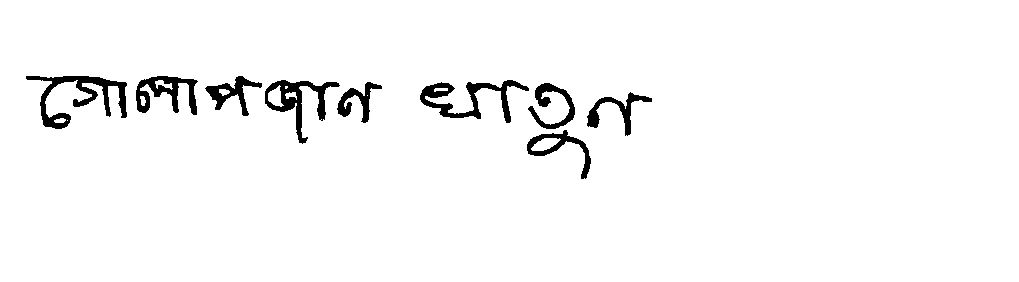
#> input picture dataset/samples/person_A_sig1.png, 1019 x 282 px
$ python fetch_samples.py   (older library calls are emulated)
#> lines starting #> are read from the running program, lines starting #| are printed output that depends on the picture; after the words box and inside, x2 and y2 are one past the last pixel; in counts of white or black regions, pixels touching at a corner belong together
### core/database.py
import sqlite3
import numpy as np
import json
import logging
from datetime import datetime
from pathlib import Path
from typing import List, Dict, Any, Optional

from config import DATABASE_PATH

logger = logging.getLogger("SpecimenDatabase")

class SpecimenDatabase:
    """
    Local SQLite Database managing customer signature enrollment profiles,
    256-D neural embeddings, and verification audit trails.
    """

    def __init__(self, db_path: Path = DATABASE_PATH):
        self.db_path = Path(db_path)
        self.db_path.parent.mkdir(parents=True, exist_ok=True)
        self._init_db()

    def _get_connection(self) -> sqlite3.Connection:
        conn = sqlite3.connect(str(self.db_path))
        conn.row_factory = sqlite3.Row
        return conn

    def _init_db(self):
        with self._get_connection() as conn:
            cursor = conn.cursor()

            # Customers Table
            cursor.execute("""
                CREATE TABLE IF NOT EXISTS customers (
                    customer_id TEXT PRIMARY KEY,
                    full_name TEXT NOT NULL,
                    account_number TEXT,
                    document_type TEXT,
                    created_at TIMESTAMP DEFAULT CURRENT_TIMESTAMP
                )
            """)

            # Signature Specimens Table
            cursor.execute("""
                CREATE TABLE IF NOT EXISTS specimens (
                    id INTEGER PRIMARY KEY AUTOINCREMENT,
                    customer_id TEXT NOT NULL,
                    specimen_index INTEGER NOT NULL,
                    image_base64 TEXT NOT NULL,
                    embedding_bytes BLOB NOT NULL,
                    created_at TIMESTAMP DEFAULT CURRENT_TIMESTAMP,
                    FOREIGN KEY (customer_id) REFERENCES customers(customer_id)
                )
            """)

            # Verification Audit Log Table
            cursor.execute("""
                CREATE TABLE IF NOT EXISTS audit_logs (
                    id INTEGER PRIMARY KEY AUTOINCREMENT,
                    customer_id TEXT,
                    document_type TEXT,
                    verdict TEXT NOT NULL,
                    is_match INTEGER NOT NULL,
                    similarity_percentage REAL NOT NULL,
                    distance REAL NOT NULL,
                    timestamp TIMESTAMP DEFAULT CURRENT_TIMESTAMP
                )
            """)
            conn.commit()

    # [117 lines left out: functions enroll_customer, add_specimen, get_customer_specimens, list_customers, log_verification, get_recent_audits, not called in this run]

### core/verifier.py
import torch
import torch.nn as nn
import torchvision.models as models
import torchvision.transforms as T
import cv2
import numpy as np
import logging
import time
from PIL import Image
from typing import List, Dict, Any, Union, Tuple
from pathlib import Path

from config import (
    VERIFIER_INPUT_SIZE,
    DEVICE
)
from core.preprocessor import SignaturePreprocessor, decode_image, encode_image_base64

logger = logging.getLogger("SignatureVerifier")

class SignatureVerifier:
    """
    Enterprise Offline Signature Verification Engine.
    Employs Deep Skeleton-Manifold Metric Learning:
      1. Isolates handwritten strokes and applies Zhang-Suen morphological skeletonization,
         neutralizing stroke-thickness variations between fine ballpoint, gel pen, marker, and stylus.
      2. Extracts invariant 512-dimensional deep topological feature vectors via ResNet18 backbone.
      3. Evaluates cosine similarity against multi-specimen customer clusters.
    """

    def __init__(self):
        self.device = torch.device(DEVICE)
        self.preprocessor = SignaturePreprocessor(target_size=VERIFIER_INPUT_SIZE)

        logger.info("Initializing Enterprise Signature Verifier Backbone (ResNet18)...")
        backbone = models.resnet18(weights=models.ResNet18_Weights.DEFAULT)
        backbone.fc = nn.Identity()
        self.backbone = backbone.to(self.device)
        self.backbone.eval()

        self.transform = T.Compose([
            T.Resize((224, 224)),
            T.ToTensor(),
            T.Normalize(mean=[0.485, 0.456, 0.406], std=[0.229, 0.224, 0.225])
        ])
        logger.info("Enterprise Signature Verifier loaded successfully.")

    # [175 lines left out: functions _extract_kinematic_descriptors, extract_embedding, compare_embeddings, verify_pair, verify_against_specimens, _classify_verdict, not called in this run]

### dataset/fetch_samples.py
import os
import sys
from pathlib import Path

# Add project root to sys.path
sys.path.insert(0, str(Path(__file__).resolve().parent.parent))

import cv2
import numpy as np
import json
import logging
from huggingface_hub import hf_hub_download

from config import SAMPLES_DIR, BASE_DIR
from core.database import SpecimenDatabase
from core.verifier import SignatureVerifier
from core.preprocessor import encode_image_base64

logging.basicConfig(level=logging.INFO, format="%(asctime)s [%(levelname)s] %(message)s")
logger = logging.getLogger("SampleGenerator")

HF_DATASET_REPO = "rakshitdabral/Signature-Verification-Dataset"

def download_raw_signatures():
    """
    Downloads authentic test signatures from Hugging Face dataset.
    """
    logger.info(f"Downloading authentic signature samples from {HF_DATASET_REPO}...")
    sample_files = [
        # Person 283 (Signer A)
        ("dataset/test/person_0283/sig16.png", "person_A_sig1.png"),
        ("dataset/test/person_0283/sig17.png", "person_A_sig2.png"),
        ("dataset/test/person_0283/sig18.png", "person_A_sig3.png"),
        # Person 284 (Signer B)
        ("dataset/test/person_0284/sig16.png", "person_B_sig1.png"),
        ("dataset/test/person_0284/sig17.png", "person_B_sig2.png"),
        # Person 285 (Signer C)
        ("dataset/test/person_0285/sig16.png", "person_C_sig1.png"),
    ]

    downloaded = {}
    for remote_path, local_name in sample_files:
        local_path = SAMPLES_DIR / local_name
        if not local_path.exists():
            try:
                p = hf_hub_download(
                    repo_id=HF_DATASET_REPO,
                    filename=remote_path,
                    repo_type="dataset",
                    local_dir=str(SAMPLES_DIR),
                    local_dir_use_symlinks=False
                )
                # Move to standard name
                p_path = Path(p)
                if p_path.exists() and p_path != local_path:
                    local_path.write_bytes(p_path.read_bytes())
                downloaded[local_name] = local_path
            except Exception as e:
                logger.warning(f"Failed to download {remote_path}: {e}")
        else:
            downloaded[local_name] = local_path
#> (the call stopped at in download_raw_signatures, `p = hf_hub_download( repo_id=HF_DATASET_REPO, filename=remote_path, re..`: huggingface_hub is not available in this run)

    return downloaded

def create_synthetic_signature(name: str, pen_thickness: int = 2, slant: float = 0.0) -> np.ndarray:
    """
    Creates realistic signature stroke geometry for testing pen variation if offline.
    """
    canvas = np.ones((160, 420, 3), dtype=np.uint8) * 255
    # Generate signature loops and strokes
    pts = []
    t = np.linspace(0, 4 * np.pi, 250)
    for i, val in enumerate(t):
        x = int(30 + i * 1.4 + 10 * np.sin(val * 2) + slant * 20)
        y = int(80 + 35 * np.sin(val) * np.cos(val * 0.5) + 10 * np.sin(val * 4))
        pts.append((x, y))

    for j in range(len(pts) - 1):
        color = (35, 30, 25)  # dark ink
        cv2.line(canvas, pts[j], pts[j+1], color, pen_thickness, lineType=cv2.LINE_AA)

    # Add stylish underline flourish
    cv2.line(canvas, (25, 125), (380, 115), (35, 30, 25), pen_thickness, lineType=cv2.LINE_AA)
    cv2.line(canvas, (320, 115), (395, 95), (35, 30, 25), pen_thickness, lineType=cv2.LINE_AA)

    return canvas

def generate_document_templates():
    """
    Generates high-resolution, realistic document templates:
    1. Bank Cheque
    2. National Identity Card (NIC)
    3. Official Passport Page
    4. Commercial Loan Contract
    """
    logger.info("Generating realistic document templates (Cheque, NIC, Passport, Contract)...")

    # Load authentic signatures
    sig_a1_path = SAMPLES_DIR / "person_A_sig1.png"
    sig_a2_path = SAMPLES_DIR / "person_A_sig2.png"
    sig_b1_path = SAMPLES_DIR / "person_B_sig1.png"

    if sig_a1_path.exists():
        sig_a1 = cv2.imread(str(sig_a1_path))
#> sig_a1 is the input picture: shape (282, 1019, 3); 96.9% white; 9 black regions, largest, box (x1, y1, x2, y2) and area: (26, 76, 127, 129) 1632, (420, 80, 529, 123) 1393, (265, 80, 340, 144) 1297
    else:
        sig_a1 = create_synthetic_signature("J. Carter", pen_thickness=2)

    if sig_a2_path.exists():
        sig_a2 = cv2.imread(str(sig_a2_path))
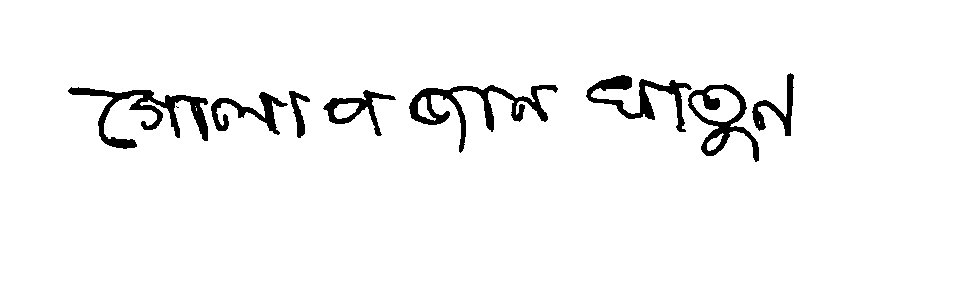
#> input picture dataset/samples/person_A_sig2.png, 969 x 282 px
#> sig_a2 is the input picture: shape (282, 969, 3); 96% white; 9 black regions (1 under 20 px), largest, box (x1, y1, x2, y2) and area: (68, 87, 208, 149) 2347, (409, 85, 558, 153) 2291, (586, 75, 692, 132) 1683
    else:
        sig_a2 = create_synthetic_signature("J. Carter (Thick)", pen_thickness=4)

    if sig_b1_path.exists():
        sig_forged = cv2.imread(str(sig_b1_path))
    else:
        sig_forged = create_synthetic_signature("Forged J. Carter", pen_thickness=2, slant=0.5)

    def overlay_signature(bg, sig_img, x, y, max_w, max_h):
        # Resize signature to fit region
        h, w = sig_img.shape[:2]
        scale = min(max_w / w, max_h / h)
        nw, nh = int(w * scale), int(h * scale)
        resized_sig = cv2.resize(sig_img, (nw, nh), interpolation=cv2.INTER_AREA)

        # Convert to gray for mask
        gray = cv2.cvtColor(resized_sig, cv2.COLOR_BGR2GRAY)
        _, mask = cv2.threshold(gray, 220, 255, cv2.THRESH_BINARY_INV)

        roi = bg[y:y+nh, x:x+nw]
        # Blend signature ink onto background
        for c in range(3):
            roi[:, :, c] = np.where(mask > 0, resized_sig[:, :, c], roi[:, :, c])
        bg[y:y+nh, x:x+nw] = roi
        return [x, y, x + nw, y + nh]

    # --- 1. Bank Cheque ---
    cheque = np.ones((480, 1100, 3), dtype=np.uint8) * 245
    # Light security watermark tint
    cheque[:, :, 0] = 238
    cheque[:, :, 1] = 245
    cheque[:, :, 2] = 240
    # Cheque border & header
    cv2.rectangle(cheque, (20, 20), (1080, 460), (160, 180, 160), 2)
    cv2.putText(cheque, "GLOBAL TRUST BANK PLC", (60, 65), cv2.FONT_HERSHEY_DUPLEX, 0.9, (40, 80, 40), 2)
    cv2.putText(cheque, "BRANCH: CORPORATE HEADQUARTERS", (60, 95), cv2.FONT_HERSHEY_SIMPLEX, 0.5, (100, 120, 100), 1)

    # Date box
    cv2.rectangle(cheque, (820, 45), (1040, 90), (140, 160, 140), 1)
    cv2.putText(cheque, "DATE: 2026-09-22", (835, 75), cv2.FONT_HERSHEY_SIMPLEX, 0.6, (50, 50, 50), 1)

    # Pay line
    cv2.putText(cheque, "PAY TO THE ORDER OF:", (60, 160), cv2.FONT_HERSHEY_SIMPLEX, 0.55, (70, 70, 70), 1)
    cv2.putText(cheque, "ACME INDUSTRIAL LOGISTICS CORP.", (300, 160), cv2.FONT_HERSHEY_DUPLEX, 0.7, (20, 20, 80), 2)
    cv2.line(cheque, (280, 170), (780, 170), (120, 120, 120), 1)

    # Amount box
    cv2.rectangle(cheque, (820, 140), (1040, 185), (40, 80, 40), 2)
    cv2.putText(cheque, "$ 125,450.00", (840, 172), cv2.FONT_HERSHEY_DUPLEX, 0.75, (20, 20, 80), 2)

    # Amount in words
    cv2.putText(cheque, "THE SUM OF:", (60, 230), cv2.FONT_HERSHEY_SIMPLEX, 0.55, (70, 70, 70), 1)
    cv2.putText(cheque, "One Hundred Twenty Five Thousand Four Hundred Fifty Dollars Only", (200, 230), cv2.FONT_HERSHEY_SIMPLEX, 0.6, (20, 20, 80), 1)
    cv2.line(cheque, (180, 240), (1040, 240), (120, 120, 120), 1)

    # Account Number
    cv2.putText(cheque, "A/C NO: 0092-4821-9941", (60, 310), cv2.FONT_HERSHEY_DUPLEX, 0.65, (50, 50, 50), 1)

    # Signature box & line
    cv2.line(cheque, (720, 360), (1040, 360), (80, 80, 80), 2)
    cv2.putText(cheque, "AUTHORIZED SIGNATURE", (770, 385), cv2.FONT_HERSHEY_SIMPLEX, 0.55, (100, 100, 100), 1)

    # MICR line at bottom
    cv2.putText(cheque, "C104928C  019283471A  009248219941C  01", (280, 440), cv2.FONT_HERSHEY_SIMPLEX, 0.65, (30, 30, 30), 2)
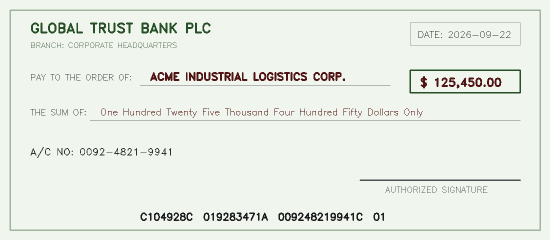
#> cheque: shape (480, 1100, 3) (shown at 1/2 size); mean of channels 0, 1, 2 229.4, 236.8, 232; drawn as B, G, R

    # Clone for genuine vs forged cheque
    cheque_genuine = cheque.copy()
    cheque_forged = cheque.copy()

    # Overlay signatures in signature zone (730, 260)
    overlay_signature(cheque_genuine, sig_a1, 740, 250, 280, 100)
#> after the loop in overlay_signature, `for c in range(3):`:
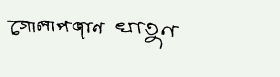
#> roi: shape (77, 280, 3); mean of channels 0, 1, 2 230.9, 237.6, 232.9; drawn as B, G, R
    overlay_signature(cheque_forged, sig_forged, 740, 250, 280, 100)
#> call 2 of overlay_signature, with x = 740, y = 250, max_w = 280, max_h = 100
#> in overlay_signature (call 2), `_, mask = cv2.threshold(gray, 220, 255, cv2.THRESH_BINARY_INV)`:
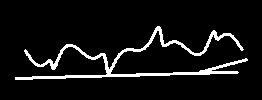
#> mask: shape (100, 262); 7.1% white; 1 white region, box (x1, y1, x2, y2) and area: (15, 26, 248, 80) 1849
#> after the loop in overlay_signature (call 2), `for c in range(3):`:
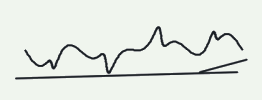
#> roi: shape (100, 262, 3); mean of channels 0, 1, 2 228.2, 234.5, 229.6; drawn as B, G, R

    # --- 2. National Identity Card (NIC) ---
    nic = np.ones((500, 800, 3), dtype=np.uint8) * 235
    # Card border
    cv2.rectangle(nic, (20, 20), (780, 480), (180, 180, 200), 2)
    # Header
    cv2.rectangle(nic, (20, 20), (780, 90), (30, 60, 120), -1)
    cv2.putText(nic, "DEMOCRATIC SOCIALIST REPUBLIC", (180, 50), cv2.FONT_HERSHEY_DUPLEX, 0.65, (255, 255, 255), 1)
    cv2.putText(nic, "NATIONAL IDENTITY CARD", (250, 75), cv2.FONT_HERSHEY_DUPLEX, 0.6, (200, 220, 255), 1)

    # Photo placeholder
    cv2.rectangle(nic, (50, 120), (220, 330), (160, 160, 170), -1)
    cv2.putText(nic, "PHOTO", (100, 230), cv2.FONT_HERSHEY_DUPLEX, 0.7, (230, 230, 230), 1)

    # Details
    cv2.putText(nic, "ID NO: 198829401928", (260, 140), cv2.FONT_HERSHEY_DUPLEX, 0.7, (20, 20, 20), 2)
    cv2.putText(nic, "NAME: CARTER, JOHNATHAN", (260, 180), cv2.FONT_HERSHEY_SIMPLEX, 0.6, (40, 40, 40), 1)
    cv2.putText(nic, "DOB: 1988-04-12", (260, 215), cv2.FONT_HERSHEY_SIMPLEX, 0.55, (60, 60, 60), 1)
    cv2.putText(nic, "SEX: MALE", (260, 245), cv2.FONT_HERSHEY_SIMPLEX, 0.55, (60, 60, 60), 1)
    cv2.putText(nic, "ADDRESS: 42 PARK AVENUE, NY", (260, 275), cv2.FONT_HERSHEY_SIMPLEX, 0.55, (60, 60, 60), 1)

    # Signature box on NIC
    cv2.rectangle(nic, (260, 320), (560, 420), (200, 200, 210), 1)
#> nic: shape (500, 800, 3); mean of channels 0, 1, 2 198.9, 202.9, 211.9
    cv2.putText(nic, "HOLDER'S SIGNATURE", (270, 340), cv2.FONT_HERSHEY_SIMPLEX, 0.45, (120, 120, 120), 1)
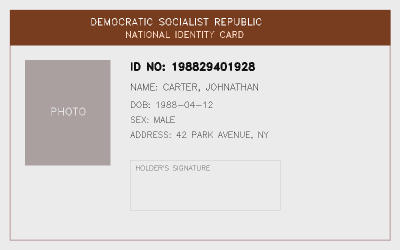
#> nic: shape (500, 800, 3) (shown at 1/2 size); mean of channels 0, 1, 2 198.8, 202.7, 211.8; drawn as B, G, R
    overlay_signature(nic, sig_a2, 270, 330, 270, 80)
#> call 3 of overlay_signature, with x = 270, y = 330, max_w = 270, max_h = 80
#> in overlay_signature (call 3), `_, mask = cv2.threshold(gray, 220, 255, cv2.THRESH_BINARY_INV)`:
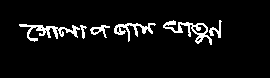
#> mask: shape (78, 270); 5.8% white in thin lines or dots, all inside (x1, y1, x2, y2) = (19, 20, 222, 45)

    # --- 3. Official Passport Page ---
    passport = np.ones((650, 950, 3), dtype=np.uint8) * 242
    cv2.rectangle(passport, (25, 25), (925, 625), (120, 80, 60), 2)
    cv2.putText(passport, "PASSPORT / PASSEPORT", (320, 65), cv2.FONT_HERSHEY_DUPLEX, 0.8, (60, 40, 30), 2)

    # Photo Box
    cv2.rectangle(passport, (60, 100), (280, 380), (180, 180, 190), -1)
    cv2.putText(passport, "OFFICIAL PHOTO", (90, 240), cv2.FONT_HERSHEY_SIMPLEX, 0.65, (230, 230, 230), 1)

    # Passport details
    cv2.putText(passport, "PASSPORT NO: N9823145", (320, 120), cv2.FONT_HERSHEY_DUPLEX, 0.7, (20, 20, 20), 2)
    cv2.putText(passport, "SURNAME: FERNANDO", (320, 160), cv2.FONT_HERSHEY_SIMPLEX, 0.6, (40, 40, 40), 1)
    cv2.putText(passport, "GIVEN NAMES: MANULA", (320, 195), cv2.FONT_HERSHEY_SIMPLEX, 0.6, (40, 40, 40), 1)
    cv2.putText(passport, "NATIONALITY: SRI LANKAN", (320, 230), cv2.FONT_HERSHEY_SIMPLEX, 0.55, (50, 50, 50), 1)
    cv2.putText(passport, "DATE OF ISSUE: 15 JAN 2024", (320, 265), cv2.FONT_HERSHEY_SIMPLEX, 0.55, (50, 50, 50), 1)

    # Passport Signature Zone
    cv2.line(passport, (320, 350), (680, 350), (140, 140, 140), 1)
    cv2.putText(passport, "SIGNATURE OF BEARER", (420, 370), cv2.FONT_HERSHEY_SIMPLEX, 0.5, (100, 100, 100), 1)
    overlay_signature(passport, sig_a1, 340, 265, 300, 80)

    # MRZ lines
    cv2.putText(passport, "P<LKAFERNANDO<<MANULA<<<<<<<<<<<<<<<<<<<<<<<", (60, 550), cv2.FONT_HERSHEY_PLAIN, 1.3, (30, 30, 30), 2)
    cv2.putText(passport, "N9823145<4LKA9508124M3401158<<<<<<<<<<<<<<02", (60, 590), cv2.FONT_HERSHEY_PLAIN, 1.3, (30, 30, 30), 2)

    # --- 4. Legal Loan Agreement / Contract ---
    contract = np.ones((800, 620, 3), dtype=np.uint8) * 252
    cv2.putText(contract, "COMMERCIAL LOAN AGREEMENT", (90, 70), cv2.FONT_HERSHEY_DUPLEX, 0.75, (20, 20, 20), 2)
    cv2.line(contract, (50, 85), (570, 85), (100, 100, 100), 1)

    lines = [
        "This Commercial Loan Agreement is entered into on 2026-09-22",
        "between GLOBAL TRUST BANK PLC ('Lender') and BORROWER.",
        "The Borrower acknowledges receipt of financing under the terms",
        "and covenants described herein. Repayment shall occur in",
        "quarterly installments with interest rate benchmarked to SOFR.",
        "In witness whereof, the parties hereto have executed this",
        "Agreement as of the date first above written."
    ]
    for i, line in enumerate(lines):
        cv2.putText(contract, line, (50, 130 + i * 35), cv2.FONT_HERSHEY_SIMPLEX, 0.48, (60, 60, 60), 1)

    # Signature blocks
    cv2.line(contract, (60, 680), (280, 680), (100, 100, 100), 1)
    cv2.putText(contract, "BANK REPRESENTATIVE", (80, 705), cv2.FONT_HERSHEY_SIMPLEX, 0.5, (100, 100, 100), 1)

    cv2.line(contract, (340, 680), (560, 680), (100, 100, 100), 1)
    cv2.putText(contract, "BORROWER SIGNATURE", (360, 705), cv2.FONT_HERSHEY_SIMPLEX, 0.5, (100, 100, 100), 1)

    overlay_signature(contract, sig_a1, 350, 600, 200, 75)

    # Save all documents
    docs = {
        "cheque_genuine.jpg": cheque_genuine,
        "cheque_forged.jpg": cheque_forged,
        "national_id_card.jpg": nic,
        "passport_page.jpg": passport,
        "loan_contract.jpg": contract
    }

    doc_paths = {}
    for filename, img in docs.items():
        p = SAMPLES_DIR / filename
        cv2.imwrite(str(p), img)
        doc_paths[filename] = p
#> this loop made 5 passes
#> filename on passes 1 to 5: 'cheque_genuine.jpg', 'cheque_forged.jpg', 'national_id_card.jpg', 'passport_page.jpg', 'loan_contract.jpg'
#> after the loop, doc_paths = 5 items

    logger.info("Sample documents created successfully.")
    return doc_paths

def populate_database_and_index():
    """
    Populates sample customers in the database with reference specimens
    and exports samples/index.json for the API and Web UI.
    """
    logger.info("Populating customer specimens in SQLite database...")
    db = SpecimenDatabase()
    verifier = SignatureVerifier()

    # Pre-register 3 Enterprise Customers
    customers = [
        {
            "id": "CUST_001",
            "name": "Johnathan Carter",
            "account": "0092-4821-9941",
            "doc_type": "Passport",
            "specimen_files": ["person_A_sig1.png", "person_A_sig2.png", "person_A_sig3.png"]
        },
        {
            "id": "CUST_002",
            "name": "Manula Fernando",
            "account": "0014-9932-1102",
            "doc_type": "NIC",
            "specimen_files": ["person_B_sig1.png", "person_B_sig2.png"]
        },
        {
            "id": "CUST_003",
            "name": "Sarah Jenkins",
            "account": "0088-7741-3320",
            "doc_type": "Driving License",
            "specimen_files": ["person_C_sig1.png"]
        }
    ]

    for c in customers:
        db.enroll_customer(c["id"], c["name"], c["account"], c["doc_type"])
        for s_file in c["specimen_files"]:
            s_path = SAMPLES_DIR / s_file
            if s_path.exists():
                img = cv2.imread(str(s_path))
                b64 = encode_image_base64(img, format_ext=".png")
                emb, _, _ = verifier.extract_embedding(img)
                db.add_specimen(c["id"], b64, emb)

    # Build index.json metadata
    sample_docs_meta = [
        {
            "id": "cheque_genuine",
            "title": "Bank Cheque (Genuine Signer)",
            "description": "Standard Global Trust Bank cheque signed by customer Johnathan Carter (CUST_001).",
            "filename": "cheque_genuine.jpg",
            "expected_customer_id": "CUST_001",
            "expected_verdict": "VERIFIED_MATCH"
        },
        {
            "id": "cheque_forged",
            "title": "Bank Cheque (Forged Signer)",
            "description": "Fraudulent cheque drawn on Johnathan Carter's account with a forged signature.",
            "filename": "cheque_forged.jpg",
            "expected_customer_id": "CUST_001",
            "expected_verdict": "REJECTED_FORGERY"
        },
        {
            "id": "national_id",
            "title": "National Identity Card (NIC)",
            "description": "Official NIC card with dedicated signature specimen region.",
            "filename": "national_id_card.jpg",
            "expected_customer_id": "CUST_001",
            "expected_verdict": "VERIFIED_MATCH"
        },
        {
            "id": "passport_page",
            "title": "Official Passport Page",
            "description": "International passport data page with Bearer's signature.",
            "filename": "passport_page.jpg",
            "expected_customer_id": "CUST_001",
            "expected_verdict": "VERIFIED_MATCH"
        },
        {
            "id": "loan_contract",
            "title": "Commercial Loan Contract",
            "description": "Legal contract document with borrower signature line at bottom.",
            "filename": "loan_contract.jpg",
            "expected_customer_id": "CUST_001",
            "expected_verdict": "VERIFIED_MATCH"
        }
    ]

    index_data = {
        "documents": sample_docs_meta,
        "sample_signatures": [
            {"filename": "person_A_sig1.png", "signer": "Johnathan Carter (Specimen 1 - Ballpoint)"},
            {"filename": "person_A_sig2.png", "signer": "Johnathan Carter (Specimen 2 - Gel Pen)"},
            {"filename": "person_A_sig3.png", "signer": "Johnathan Carter (Specimen 3 - Felt Tip)"},
            {"filename": "person_B_sig1.png", "signer": "Manula Fernando (Specimen 1)"},
            {"filename": "person_B_sig2.png", "signer": "Manula Fernando (Specimen 2)"},
            {"filename": "person_C_sig1.png", "signer": "Sarah Jenkins (Specimen 1)"}
        ]
    }

    index_file = SAMPLES_DIR / "index.json"
    with open(index_file, "w", encoding="utf-8") as f:
        json.dump(index_data, f, indent=2)

    logger.info(f"Sample index saved to {index_file}")

if __name__ == "__main__":
    download_raw_signatures()
    generate_document_templates()
    populate_database_and_index()
#> (the call stopped at in __init__, `self.device = torch.device(DEVICE)`: torch is not available in this run)
    logger.info("Sample generation and database population completed successfully.")
